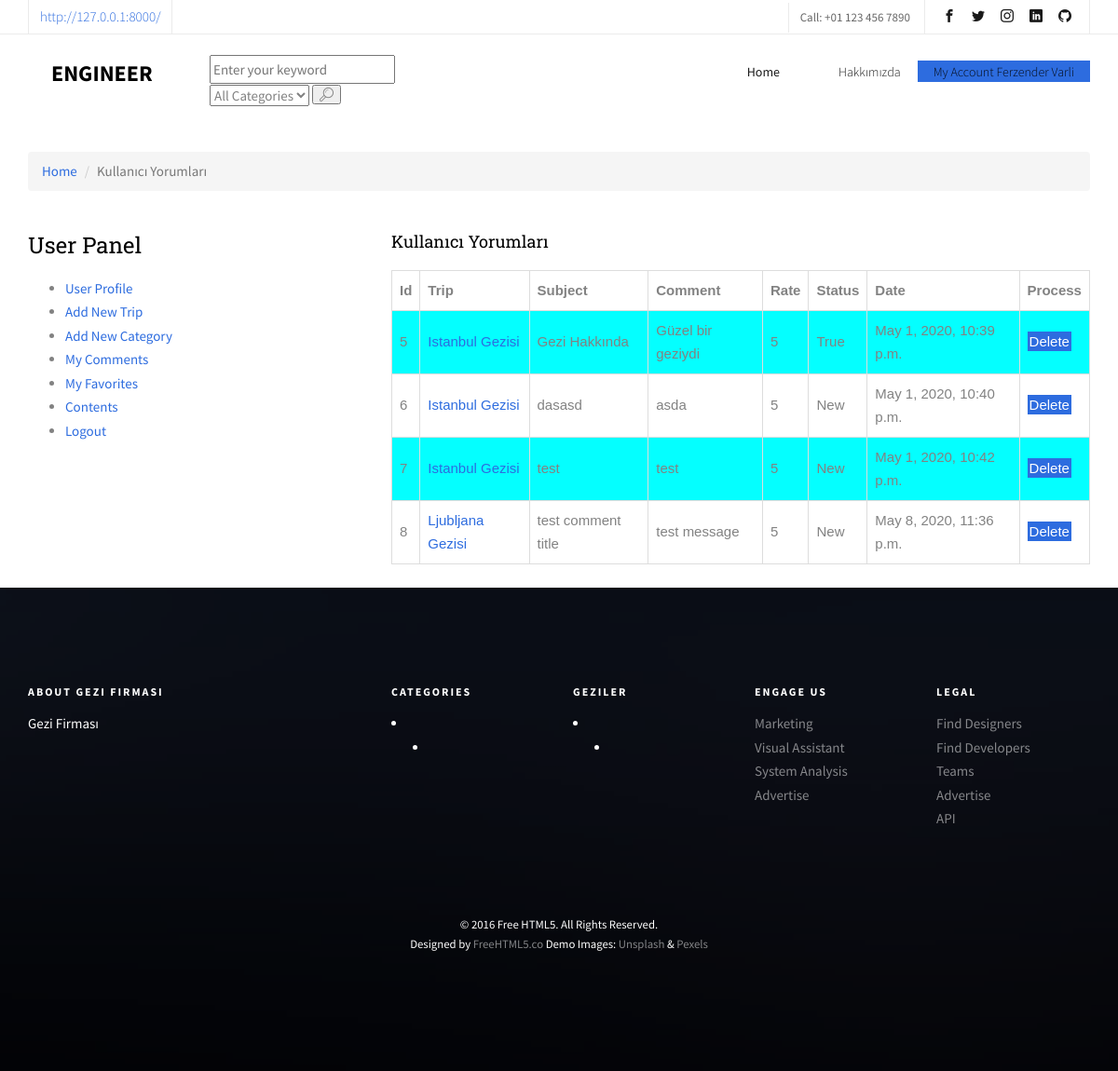
The page /user/comments/ (signed in) on the database as committed earlier.
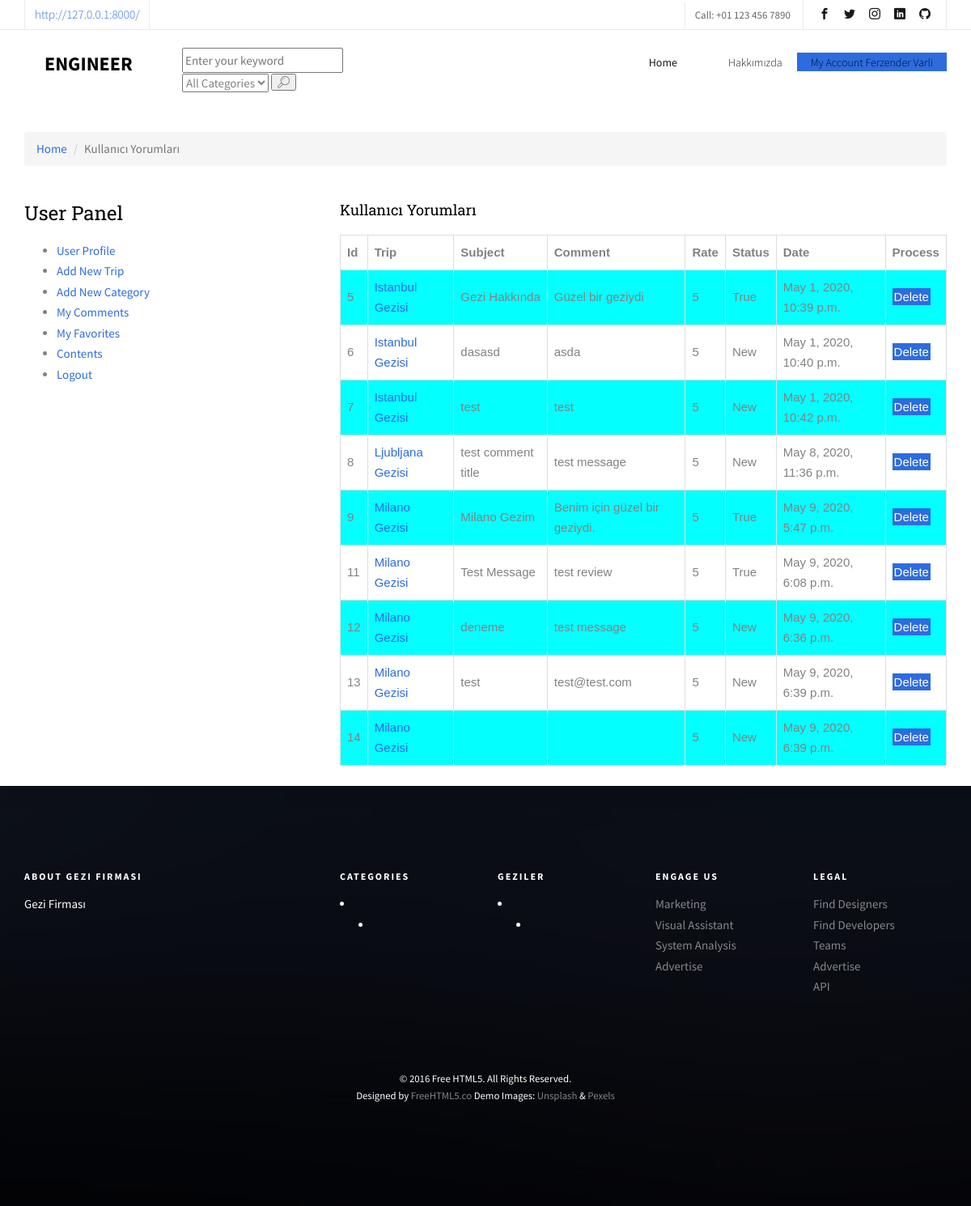
The same page on the database as committed later.
### content/models.py (models this page shows, shortened)
class Comment(models.Model):
    STATUS = (
        ('New', 'Yeni'),
        ('True', 'Evet'),
        ('False', 'Hayır'),
    )
    content = models.ForeignKey(Content, on_delete=models.CASCADE)
    user = models.ForeignKey(User, on_delete=models.CASCADE)
    subject = models.CharField(max_length=150)
    comment = models.CharField(max_length=255)
    email = models.CharField(blank=True, max_length=50)
    rate = models.IntegerField(blank=True)
    status = models.CharField(max_length=10, choices=STATUS, default='New')
    ip = models.CharField(blank=True, max_length=20)
    create_at = models.DateTimeField(auto_now_add=True)
    update_at = models.DateTimeField(auto_now=True)

class Content(models.Model):
    STATUS = (
        ('True', 'Evet'),
        ('False', 'Hayır'),
    )
    category = models.ForeignKey(Category, on_delete=models.CASCADE)
    title = models.CharField(max_length=150)
    keywords = models.CharField(blank=True, max_length=255)
    description = models.CharField(blank=True, max_length=255)
    image = models.ImageField(blank=True, upload_to='images/')
    detail = RichTextUploadingField()
    slug = models.SlugField(null=False, unique=True)
    status = models.CharField(max_length=10, choices=STATUS)
    parent = models.ForeignKey('self', blank=True, null=True, related_name='children', on_delete=models.CASCADE)
    create_at = models.DateTimeField(auto_now_add=True)
    update_at = models.DateTimeField(auto_now=True)
    def get_image_tag(self):
        if self.image:
            return mark_safe('<img src="{}" height="50"/>'.format(self.image.url))
    get_image_tag.short_description = 'Image'

### user/views.py (the view)
# urls.py: path('comments/', views.comments, name="comments"),
@login_required(login_url='/login')
def comments(request):
    current_user = request.user
    comments = Comment.objects.filter(user_id=current_user.id)
    context = {'comments': comments}
    return render(request, 'user_comments.html', context)

### home/context_processors.py (called while the page is built)
def category(request):
    return {
        'category': Category.objects.all(),
        'settings': Settings.objects.get(pk=1),
        'content': Content.objects.all()
    }

### user/templates/user_comments.html (shortened to what this page needs)
{% extends "homebase.html" %}
{% block content %}
    <div id="breadcrumb">
        <div class="container">
            <ul class="breadcrumb">
                <li><a href="/">Home</a></li>
                <li class="active">Kullanıcı Yorumları</li>
            </ul>
        </div>
    </div>&emsp;
    <div class="section">
        <div class="container">
            <div class="row">
                <div class="col-md-4">
                            {% include "user_panel.html" %}
                </div>
                <div class="col-md-8">
                    <div class="content-section">
                        <h4 class="title">Kullanıcı Yorumları</h4>
                    </div>
                    <table class="table-bordered">
                        <tr>
                            <th class="text-left">Id</th>
                            <th class="text-left">Trip</th>
                            <th class="text-left">Subject</th>
                            <th class="text-left">Comment</th>
                            <th class="text-left">Rate</th>
                            <th class="text-left">Status</th>
                            <th class="text-left">Date</th>
                            <th class="text-left">Process</th>
                        </tr>
                        {% for rs in comments %}
                            <tr>
                                <td class="text-left">{{ rs.id }}</td>
                                <td class="text-left"><a href="/content/{{ rs.content_id }}/{{ rs.content.slug }}">{{ rs.content.title }}</a></td>
                                <td class="text-left">{{ rs.subject }}</td>
                                <td class="text-left">{{ rs.comment }}</td>
                                <td class="text-left">{{ rs.rate }}</td>
                                <td class="text-left">{{ rs.status }}</td>
                                <td class="text-left">{{ rs.create_at }}</td>
                                <td class="text-left"><a class="btn-primary" href="/user/delete_comment/{{ rs.id }}" onclick="return confirm('Delete! Are you sure?')">Delete</a></td>
                            </tr>
                        {% endfor %}
                    </table>
                </div>
            </div>
        </div>
    </div>
    <br>
{% endblock %}

Rows that differ between the two databases and show on the page:
added Comment: id "9", content "Milano Gezisi", subject "Milano Gezim", comment "Benim için güzel bir geziydi.", rate "5", status "True", create_at "May 9, 2020, 5:47 p.m."
added Comment: id "11", content "Milano Gezisi", subject "Test Message", comment "test review", rate "5", status "True", create_at "May 9, 2020, 6:08 p.m."
added Comment: id "12", content "Milano Gezisi", subject "deneme", comment "test message", rate "5", status "New", create_at "May 9, 2020, 6:36 p.m."
added Comment: id "13", content "Milano Gezisi", subject "test", comment "test@test.com", rate "5", status "New", create_at "May 9, 2020, 6:39 p.m."
added Comment: id "14", content "Milano Gezisi", rate "5", status "New", create_at "May 9, 2020, 6:39 p.m."
